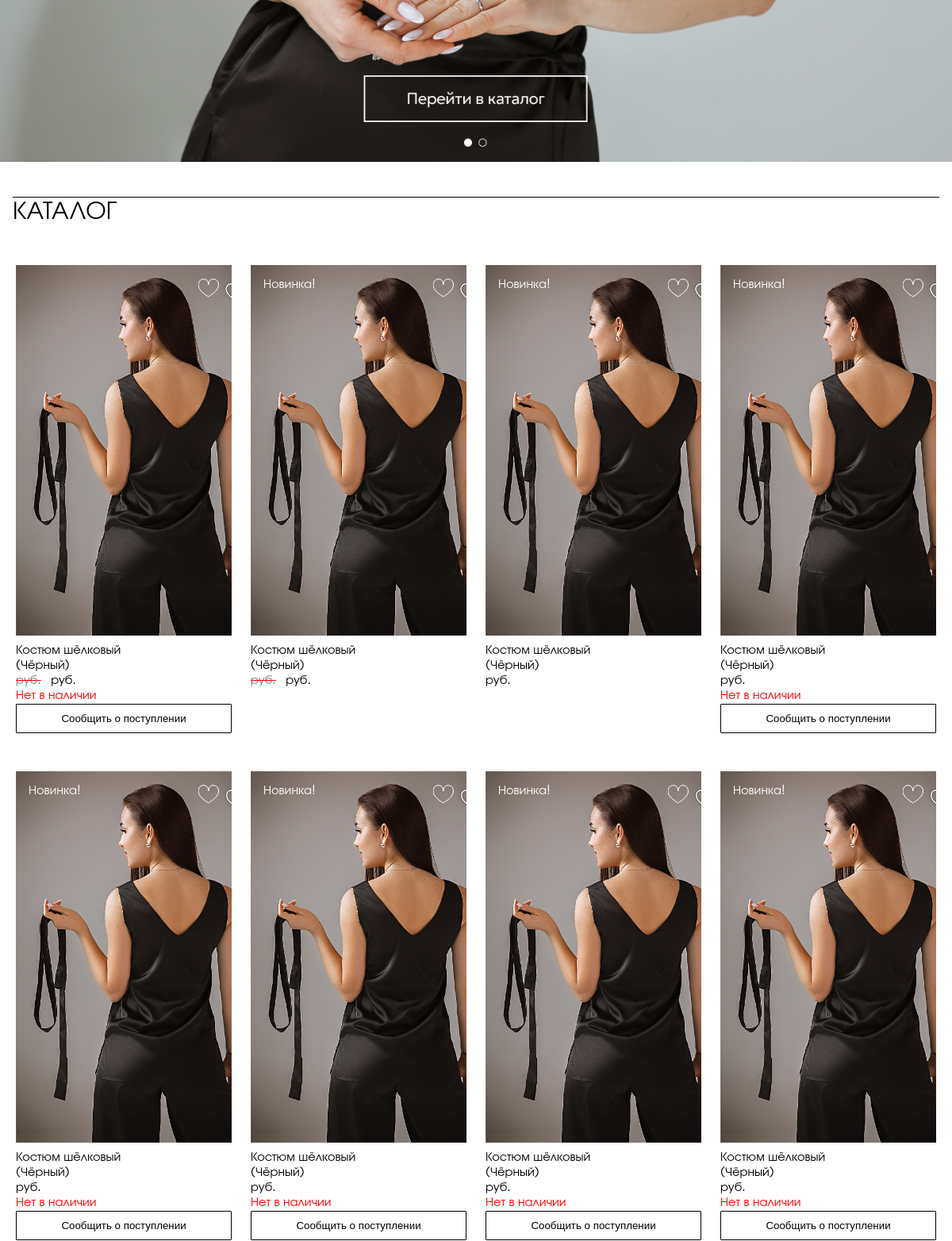
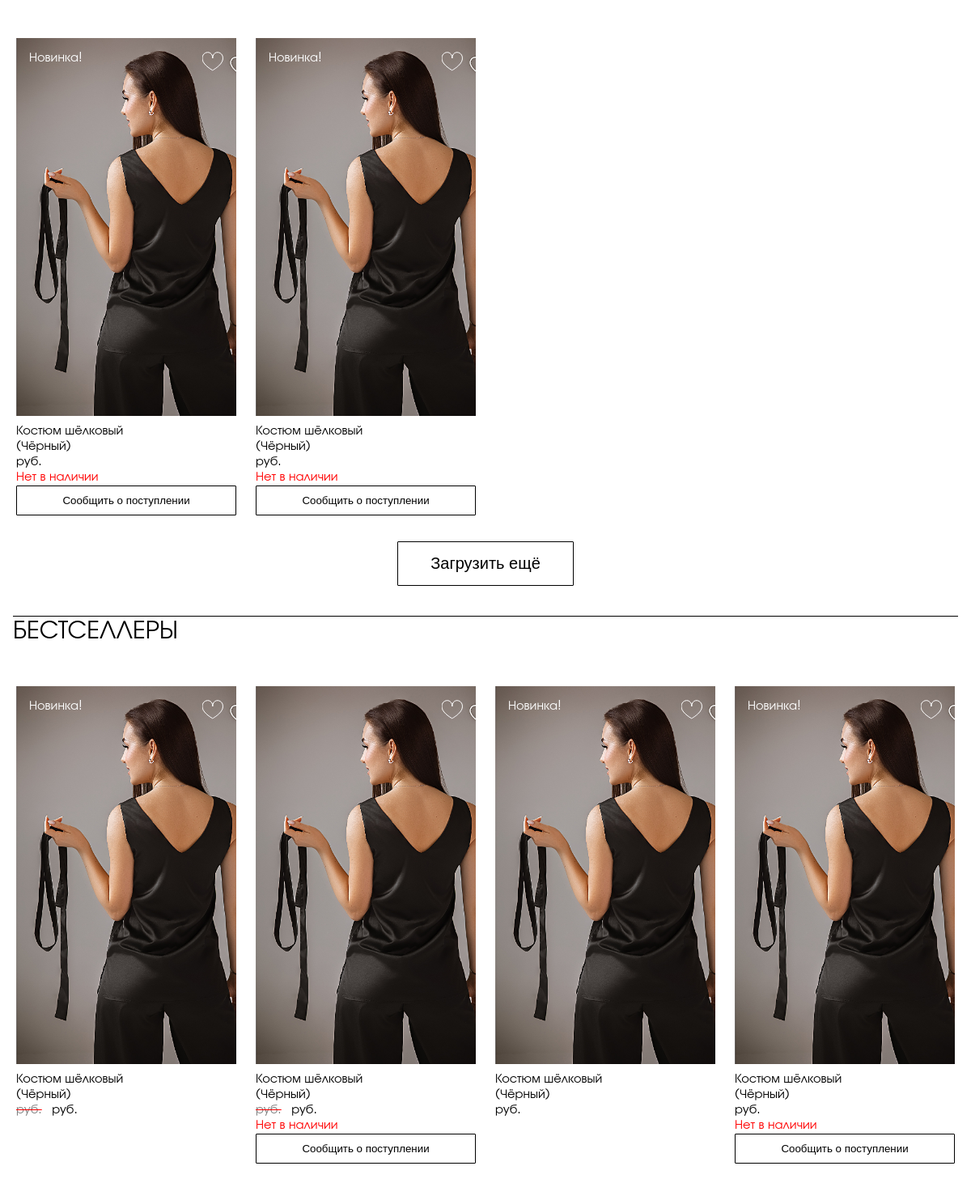
Page /lms/ (middle part) on the earlier database version (2 pictures, top to bottom).
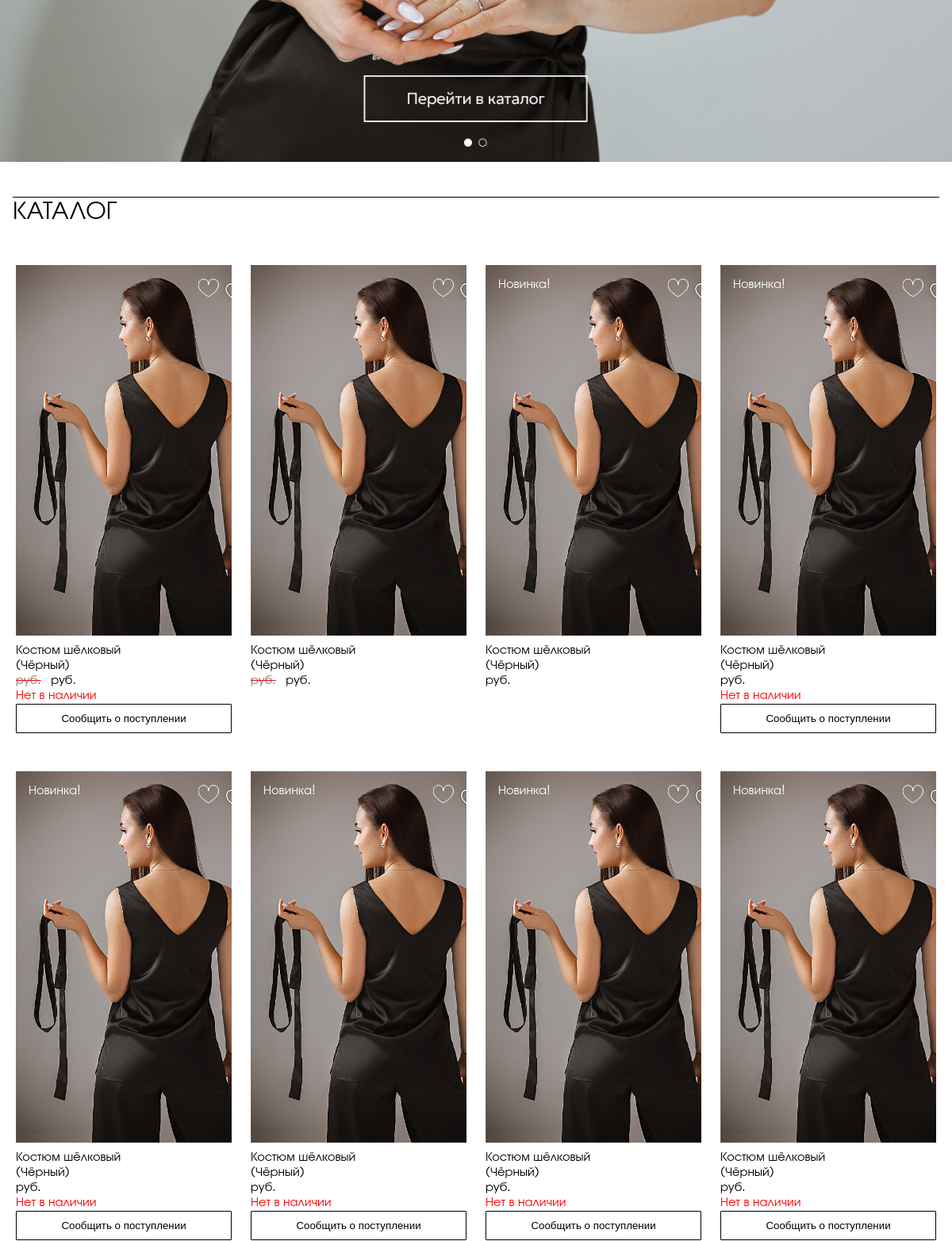
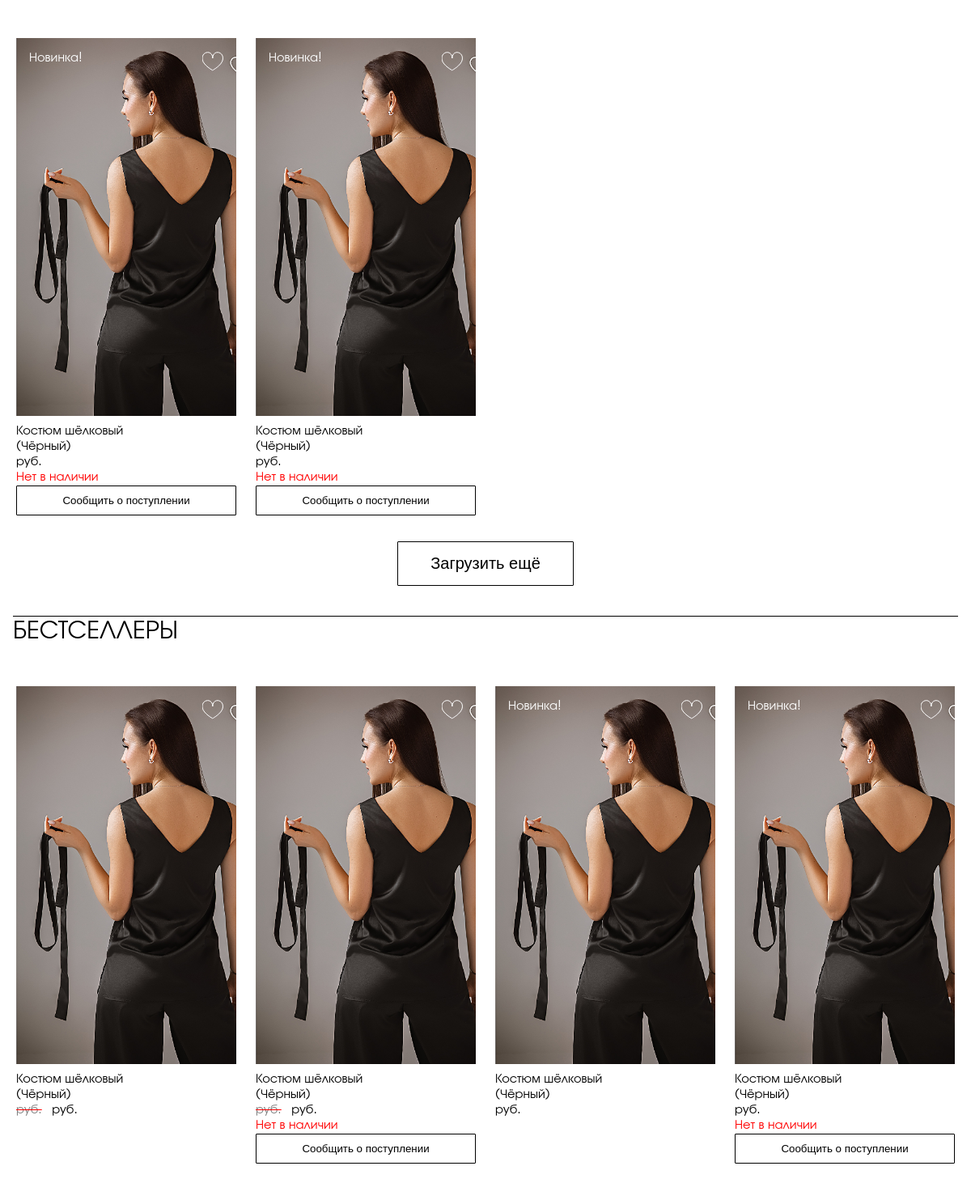
Same page on the later database version (2 pictures, top to bottom).
### lms/models.py (models this page shows, shortened)
class DbItem(models.Model):
    created_at = models.DateTimeField(auto_now_add=True)
    updated_at = models.DateTimeField(auto_now=True)
    class Meta:
        abstract: bool = True

class Product(DbItem):
    article = models.CharField(primary_key=True, max_length=100)                                            # внутренний артикул
    title = models.CharField(max_length=500)                                                                # название
    description = models.TextField(null=True, blank=True)                                                   # описание
    color = models.CharField(max_length=250, null=True, blank=True)                                         # цвет
    actual_price = MoneyField(max_digits=14, decimal_places=2, default_currency='RUR')                      # цена
    old_price = MoneyField(max_digits=14, decimal_places=2, default_currency='RUR', null=True, blank=True)  # старая цена (до акции), null -- нет акции
    sales_quantity = models.BigIntegerField(default=0)                                                      # количество продаж
    published_at = models.DateTimeField(null=True, blank=True, default=timezone.now)                        # время публикации(опубликован, если published_at < now())
    slug = models.SlugField(unique=True, max_length=200)                                                    # слаг
    categories = models.ManyToManyField(Category, related_name="products")                                  # категории
    class PublishedManager(models.Manager):
        def get_queryset(self):
            return super().get_queryset().exclude(published_at=None).filter(published_at__lte=timezone.now())
    class BestsellersManager(PublishedManager):
        def get_queryset(self):
            return super().get_queryset().order_by('-sales_quantity')
    objects = models.Manager()
    published = PublishedManager()
    bestsellers = BestsellersManager()
    images: QuerySet                        # -- Just for IDE syntax analyzer --
    sizes: QuerySet
    attributes: QuerySet
    orders: QuerySet
    class Meta:
        ordering = ["published_at"]
        indexes = [models.Index(fields=["title"])]
    @property
    def primary_image(self):
        query = self.images.filter(primary=True)
        return query.first() if query.exists() else None
    @property
    def in_stock(self):
        return self.sizes.filter(quantity__gt=0).exists()
    @property
    def novelty(self):
        return (datetime.now().date() - self.published_at.date()).days < 30 if self.published_at else False;

class Image(DbItem):
    primary = models.BooleanField()                                                             # основное изображение?
    image = models.ImageField(upload_to='products/%Y/%m/%d')                                    # картинка
    product = models.ForeignKey(Product, related_name="images", on_delete=models.CASCADE)       # товар
    class PrimariesManager(models.Manager):
        def get_queryset(self):
            return super().get_queryset().filter(primary=True)
    objects = models.Manager()
    primaries = PrimariesManager()

### lms/views.py (the view, shortened to what this page needs)
# urls.py: path('', IndexView.as_view(), name='index'),
class IndexView(View):
    page_size = 10
    default_order = 'published'
    ordering = {
        default_order: lambda q: q.order_by('published_at'),
        'title': lambda q: q.order_by('title'),
        'price': lambda q: q.order_by('actual_price'),
        'sales': lambda q: q.order_by('sales_quantity'),
    }
    @staticmethod
    def get(request, *_, **__):
        page = request.GET.get('page')
        order = request.GET.get('order')
        order = order if order in IndexView.ordering else IndexView.default_order
        products = IndexView.ordering[order](Product.published.all())
        bestsellers = Product.bestsellers.all()
        pd_pgn = Paginator(products, IndexView.page_size)
        bs_pgn = Paginator(bestsellers, IndexView.page_size)
        favorites = Favorites(request).favorites
        if not page:
            return render(request, 'lms/index.html', {
                'page_title': "LubMi - Главная",
                'products': pd_pgn.page(1),
                'bestsellers': bs_pgn.page(1),
                'product_pages': pd_pgn.num_pages,
                'bestseller_pages': bs_pgn.num_pages,
                'order': order,
                'favorites': favorites,
            })

### favorites/favorites.py (called while the page is built)
    @property
    def favorites(self):
        return list(self._favorites)

### lms/templates/lms/index.html (shortened to what this page needs)
{% extends "lms/std_page.html" %}
{% load static %}
{% load custom_tags %}
{% block page_header %}
  {% include "lms/include/ad-block.html" with static_image="img/bkg-001.jpg" %}
{% endblock %}
{% block page_content %}
  {% include "lms/include/catalogue-type-A.html" with products=products title="Каталог" favorites=favorites order=order pages=product_pages kind="pd" %}
  {% include "lms/include/catalogue-type-A.html" with products=bestsellers favorites=favorites title="Бестселлеры" order=order pages=bestseller_pages kind="bs" %}
{% endblock %}

### lms/templates/lms/include/product-list-type-A.html
{% for product in products %}
<div>
{% include "lms/include/product-card-type-A.html" with product=product favorites=favorites %}
</div>
{% endfor %}

### lms/templates/lms/include/product-card-type-A.html
{% load thumbnail %}
<figure>
  {% with product.primary_image as img %}
  {% if img %}
  <div class="p-card-a" style="background-image: url('{% thumbnail img.image 220x0 %}');">
    {% if product.novelty %}
    <label class="white">Новинка!</label>
    {% endif %}
    {% if product.article in favorites %}
    {% include "lms/include/heart.html" with product=product checked="checked" %}
    {% else %}
    {% include "lms/include/heart.html" with product=product checked="unchecked" %}
    {% endif %}
  </div>
  {% else %}
  <div class="p-card-a">
    <h3>Изображение отсутствует</h3>
  </div>
  {% endif %}
  {% endwith %}
  <figcaption>
    {{product.title}}<br/>
    ({{product.color|default:"цвет не указан"}})<br/>
    {% if product.old_price %}<span class="old_price">{{product.old_price.amount}} руб.</span>{% endif %}{{product.actual_price.amount}} руб.<br/>
    {% if not product.in_stock %}<span class="red">Нет в наличии<br/></span><button class="w-100">Сообщить о поступлении</button>{% endif %}
  </figcaption>
</figure>

### lms/templates/lms/include/heart.html (shortened to what this page needs)
<label class="heart">
</label>

Differences in the rows shown:
changed Product (number 2 of 10 on the later page): no longer shows "Новинка! Новинка!"
